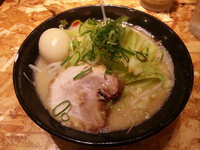
#> input picture Machine_Learning/学習結果の確認/126423.png, 200 x 150 px
$ jupyter execute --allow-errors ramen_checker.ipynb
#> lines starting #> are read from the running program, lines starting #| are printed output that depends on the picture
### Machine_Learning/学習/ramen_score_keras.py
from keras.models import Sequential
from keras.layers import Convolution2D, MaxPooling2D
from keras.layers import Activation, Dropout, Flatten, Dense
from keras.utils import np_utils
import numpy as np
from keras.callbacks import ModelCheckpoint

# 分類対象のカテゴリ
root_dir = "F:/ramen_img100/4obj100.npy"
classes = ["class1", "class2", "class3", "class4", "class5", "class6", "class7", "class8"]
nb_classes = len(classes)
image_size = 50

# データをロード --- (※1)
# [11 lines left out: function main, not called in this run]

# モデルを構築 --- (※2)
def build_model(in_shape):
    model = Sequential()
    model.add(Convolution2D(32, 3, 3,
	border_mode='same',
	input_shape=in_shape))
    model.add(Activation('relu'))
    model.add(MaxPooling2D(pool_size=(2, 2)))
    model.add(Dropout(0.25))
    model.add(Convolution2D(64, 3, 3, border_mode='same'))
    model.add(Activation('relu'))
    model.add(Convolution2D(64, 3, 3))
    model.add(MaxPooling2D(pool_size=(2, 2)))
    model.add(Dropout(0.25))
    model.add(Flatten())
    model.add(Dense(512))
    model.add(Activation('relu'))
    model.add(Dropout(0.5))
    model.add(Dense(nb_classes))
    model.add(Activation('softmax'))
    model.compile(loss='binary_crossentropy',
	optimizer='rmsprop',
	metrics=['accuracy'])

    model.summary()
    return model

# モデルを訓練する --- (※3)
# [15 lines left out: functions model_train, model_eval, not called in this run]

import matplotlib.pyplot as plt

# [18 lines left out: function plot_history, not called in this run]
# modelに学習させた時の変化の様子をplot

# [2 lines that do not run on import are left out]

### Machine_Learning/学習結果の確認/ramen_checker.ipynb
[cell 1]
import ramen_score_keras as ramen
import sys, os
from PIL import Image
import numpy as np

# コマンドラインからファイル名を得る --- (※1)
if len(sys.argv) <= 1:
    print("ramen_checker.py (ファイル名)")
    quit()

image_size = 50
categories = ["class1", "class2", "class3", "class4",
              "class5", "class6", "class7", "class8"]


# 入力画像をNumpyに変換 --- (※2)
X = []
files = []
for fname in sys.argv[1:]:
    img = Image.open(fname)
#> img is the input picture: PIL image 200x150 RGB; mean R, G, B 137.7, 94.2, 52.6
    img = img.convert("RGB")
    img = img.resize((image_size, image_size))
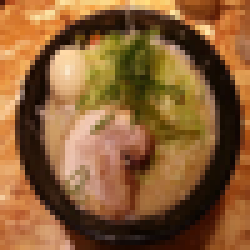
#> img: PIL image 50x50 RGB (shown 5 times larger); mean R, G, B 137.7, 94.2, 52.6
    in_data = np.asarray(img)
    X.append(in_data)
    files.append(fname)
X = np.array(X)

# CNNのモデルを構築 --- (※3)
#> (the rest of this cell did not finish here and is left out)

model.load_weights("F:/ramen_img100/ramen_model.hdf5")

# データを予測 --- (※4)
html = ""
pre = model.predict(X)
for i, p in enumerate(pre):
    y = p.argmax()
    print("+ 入力:", files[i])
    print("| クラス:", categories[y])

    html += """
        <h3>入力:{0}</h3>
        <div>
          <p><img src="{1}" width=300></p>
          <p>クラス:{2}</p>
        </div>
    """.format(os.path.basename(files[i]),
        files[i],
        categories[y])


# レポートを保存 --- (※5)
html = "<html><body style='text-align:center;'>" + \
    "<style> p { margin:0; padding:0; } </style>" + \
    html + "</body></html>"
with open("ramen-result.html", "w") as f:
    f.write(html)
